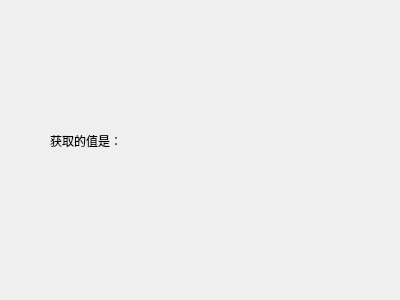
<?xml version="1.0" encoding="UTF-8"?>
<ui version="4.0">
 <class>Widget</class>
 <widget class="QWidget" name="Widget">
  <property name="geometry">
   <rect>
    <x>0</x>
    <y>0</y>
    <width>400</width>
    <height>300</height>
   </rect>
  </property>
  <property name="windowTitle">
   <string>Widget</string>
  </property>
  <widget class="QLabel" name="label">
   <property name="geometry">
    <rect>
     <x>50</x>
     <y>120</y>
     <width>101</width>
     <height>41</height>
    </rect>
   </property>
   <property name="text">
    <string>获取的值是：</string>
   </property>
  </widget>
 </widget>
 <layoutdefault spacing="6" margin="11"/>
 <resources/>
 <connections/>
</ui>
